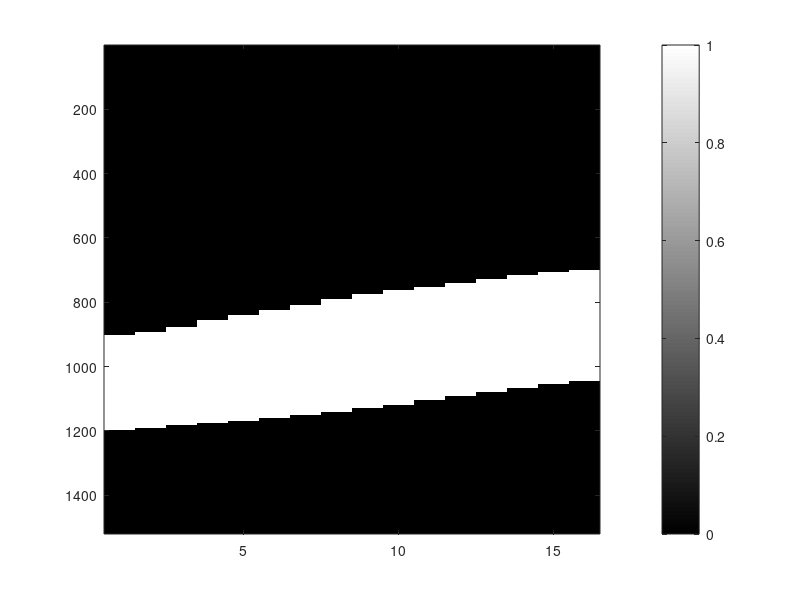
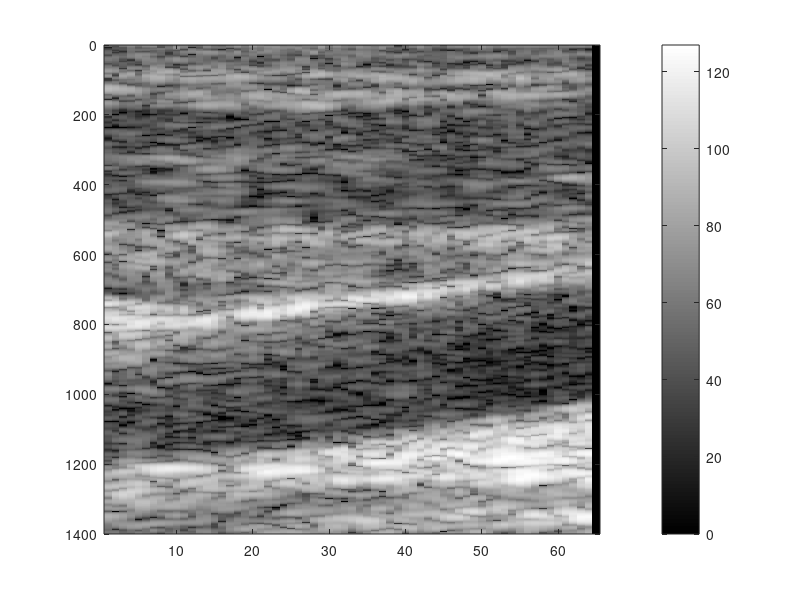
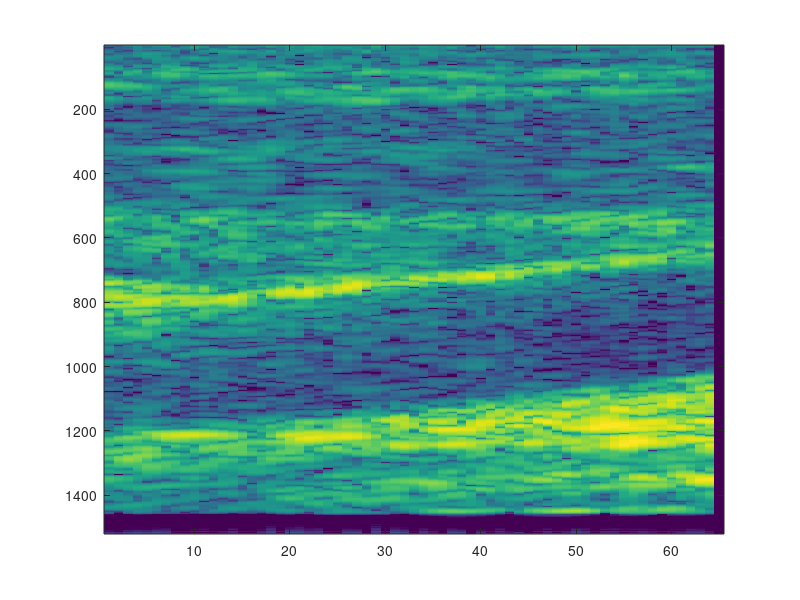

Write the MATLAB code that produced these figures, in order.
clear all
close all
clc
%%

load('cfm_carotis.mat')
whos

% H=hilbert(bmode_data); % hilbert matrix
% env = abs(H); % signal envelope through hilbert transformation
% env_db=20*log10(env/max(max(env))); % compress the envelope (range from -inf to 0)
% 
% figure
% imagesc(env_db) % Display image with scaled colors
% set(gca, 'YDir', 'Normal') % GCA: Get handle to current axis to obtain the fig (without it, the image is reverse)

%% 2) Make the scatterer map with a size of 40x40 mm with cyst hole

figure
imagesc(vessel)
colormap(gray(128))
colorbar

%% 3)Make 2D convolution of psf1 and scatterer map. Find compressed envelope data and display the image with dinamic range of 60dB.


% compressed envelope data
H2=hilbert(bmode_data); % hilbert matrix
env2 = abs(H2); % signal envelope through hilbert transformation
env_db2=20*log10(env2/max(max(env2)));

E_dB_60=env_db2+60; %previous values added 60

% We delete the values under the bottom 60 dB range.
E_dB_60(E_dB_60<0) = 0; %all the negative values become 0

% We scale it to a 0-127 scale in order to see the correct grayscale image
% NewValue = (((OldValue - OldMin) * (NewMax - NewMin)) / (OldMax - OldMin)) + NewMin
E_dB_60_color=(((E_dB_60 - 0)*(127-0))/(60-0))+0;
E_dB_60_color_int=uint32(E_dB_60_color); % The envelope detected and log-compressed data 
                                        % as an integer array as 32 bits values (uint32) 
                                        % uint32 converts elements of the array into elementi interi positivi

figure
imagesc(E_dB_60_color) % Display image with scaled colors
ylim([0 1400])
colormap(gray(128))
colorbar

newImg = imfuse(vessel,E_dB_60_color,'blend','Scaling','joint');
figure
imagesc(newImg)